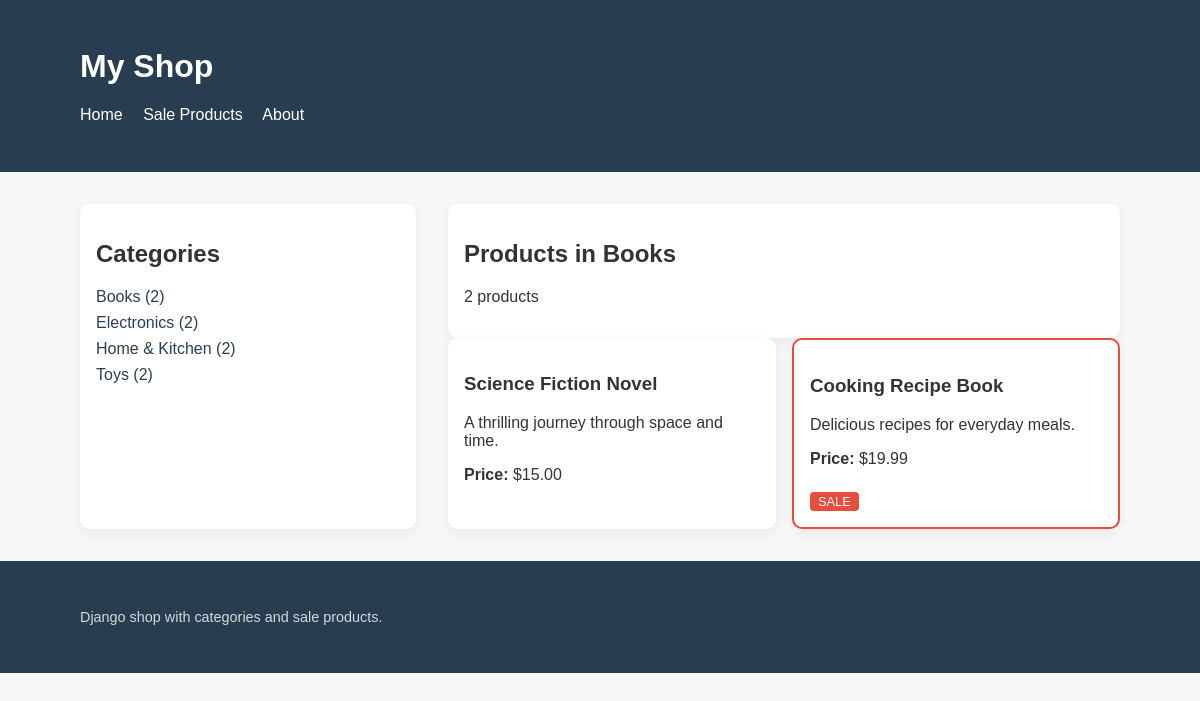
The app's page /category/books/ with its own data.
### store/models.py (models this page shows, shortened)
class Category(models.Model):
    name = models.CharField(max_length=100, unique=True)
    slug = models.SlugField(max_length=120, unique=True)
    class Meta:
        verbose_name_plural = 'Categories'
        ordering = ['name']
    def get_absolute_url(self):
        return reverse('store:category_detail', args=[self.slug])

class Product(models.Model):
    category = models.ForeignKey(Category, related_name='products', on_delete=models.CASCADE)
    name = models.CharField(max_length=120)
    description = models.TextField(blank=True)
    price = models.DecimalField(max_digits=10, decimal_places=2)
    discounted_price = models.DecimalField(max_digits=10, decimal_places=2, blank=True, null=True)
    on_sale = models.BooleanField(default=False)
    created_at = models.DateTimeField(auto_now_add=True)
    updated_at = models.DateTimeField(auto_now=True)
    class Meta:
        ordering = ['price', 'name']
    @property
    def has_discount(self):
        return self.on_sale and self.discounted_price is not None and self.discounted_price < self.price
    @property
    def effective_price(self):
        return self.discounted_price if self.has_discount else self.price

### store/views.py (the view)
# urls.py: path('category/<slug:slug>/', views.category_detail, name='category_detail'),
def category_detail(request, slug):
    categories = Category.objects.annotate(product_count=Count('products')).filter(product_count__gt=0)
    category = get_object_or_404(Category.objects.annotate(product_count=Count('products')), slug=slug)
    products = category.products.all().order_by('price')
    return render(request, 'store/category_detail.html', {
        'categories': categories,
        'category': category,
        'products': products,
    })

### store/templates/store/category_detail.html
{% extends 'store/base.html' %} {% block content %}
<div class="grid" style="grid-template-columns: 1fr 2fr; gap: 2rem">
  <aside class="card">
    <h2>Categories</h2>
    <ul class="category-list">
      {% for cat in categories %}
      <li>
        <a href="{{ cat.get_absolute_url }}"
          >{{ cat.name }} ({{ cat.product_count }})</a
        >
      </li>
      {% empty %}
      <li>No categories available.</li>
      {% endfor %}
    </ul>
  </aside>
  <main>
    <div class="card">
      <h2>Products in {{ category.name }}</h2>
      <p>{{ products.count }} product{{ products.count|pluralize }}</p>
    </div>
    <div
      class="grid"
      style="grid-template-columns: repeat(auto-fit, minmax(250px, 1fr))"
    >
      {% for product in products %}
      <div class="card {% if product.has_discount %}sale{% endif %}">
        <h3>{{ product.name }}</h3>
        <p>{{ product.description|default:'No description.' }}</p>
        <p><strong>Price:</strong> ${{ product.effective_price }}</p>
        {% if product.has_discount %}
        <span class="sale-label">SALE</span>
        {% endif %}
      </div>
      {% empty %}
      <p>No products available in this category.</p>
      {% endfor %}
    </div>
  </main>
</div>
{% endblock %}

### store/templates/store/base.html (style rules this page uses)
body { font-family: Arial, sans-serif; margin: 0; padding: 0; background: #f7f7f7; color: #333; }
.grid { display: grid; gap: 1rem; }
.card { background: #fff; border-radius: 10px; padding: 1rem; box-shadow: 0 4px 14px rgba(0, 0, 0, 0.06); }
.card.sale { border: 2px solid #e74c3c; }
.category-list { list-style: none; padding: 0; margin: 0; }
.category-list li { margin-bottom: 0.5rem; }
.category-list a { text-decoration: none; color: #2c3e50; }
.sale-label { display: inline-block; background: #e74c3c; color: white; padding: 0.15rem 0.5rem; border-radius: 0.25rem; font-size: 0.8rem; margin-top: 0.5rem; }

### records on screen
Category: name "Books", product_count "2"
Category: name "Electronics", product_count "2"
Category: name "Home & Kitchen", product_count "2"
Category: name "Toys", product_count "2"
Product: name "Science Fiction Novel", description "A thrilling journey through space and time.", effective_price "15.00"
Product: name "Cooking Recipe Book", description "Delicious recipes for everyday meals.", effective_price "19.99", shows "SALE"

### other values on screen
{{ products.count }} "2"
